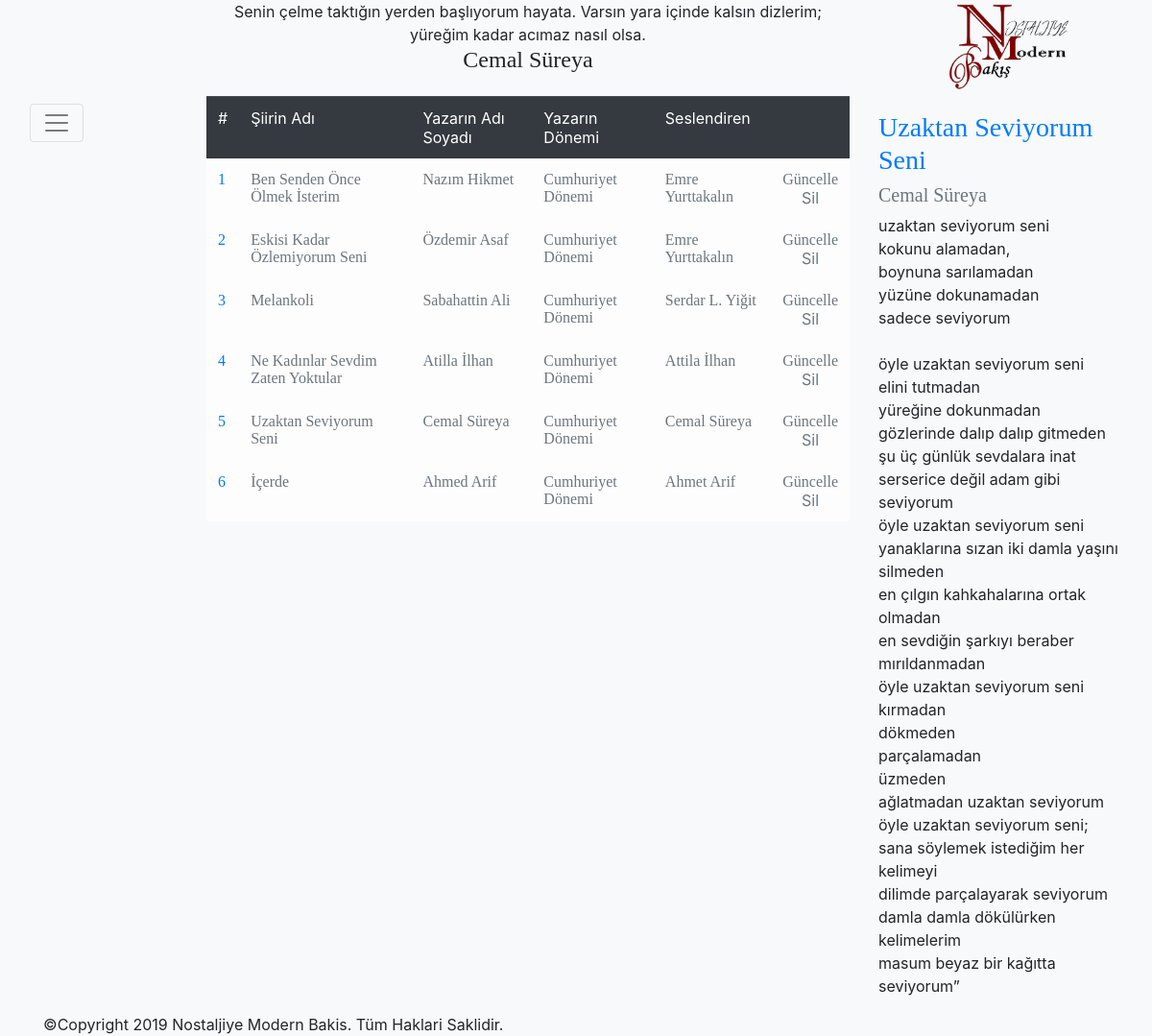
The app's page /siirler.php with its own data.
### tables this page shows
CREATE TABLE `sozler` (
  `id` int(11) NOT NULL,
  `soyleyen` varchar(50) NOT NULL,
  `soz` text NOT NULL
);

CREATE TABLE `siirler` (
  `id` int(11) NOT NULL,
  `yazar_id` int(11) NOT NULL,
  `adi` varchar(50) NOT NULL,
  `soyleyen` varchar(50) NOT NULL,
  `siir` text NOT NULL,
  `sarki_knm` text NOT NULL
);

CREATE TABLE `yazarlar` (
  `id` int(11) NOT NULL,
  `adi` varchar(50) NOT NULL,
  `soyadi` varchar(50) NOT NULL,
  `donem` varchar(50) NOT NULL,
  `foto_url` varchar(300) NOT NULL,
  `dgr_eserler` text,
  `hayati` text NOT NULL
);

CREATE TABLE `donemler` (
  `id` int(11) NOT NULL,
  `adi` varchar(50) NOT NULL
);

### siirler.php (the view, shortened to what this page needs)
<?php include("includes/header.php"); ?>
<table class="table table-light table-hover">
  <thead class="table-dark">
    <tr>
      <td>#</td> <td>Şiirin Adı</td> <td>Yazarın Adı Soyadı</td> <td>Yazarın Dönemi</td>  <td>Seslendiren</td> <td> </td>
    </tr>
  </thead>
  <tbody>
    <?php $query=mysql_query("select * from siirler order by adi asc");
          $i=0;
          while ($row=mysql_fetch_array($query)) { $i++; ?>
            <tr>
              <td class="text-primary baslik_fontu"><?php echo $i; ?></td>
              <td><a class="text-secondary baslik_fontu" href="siir_bilgileri.php?id=<?php echo $row["id"]; ?>"><?php echo $row["adi"]; ?></a></td>
              <?php $qu1=mysql_query("select * from yazarlar where id='$row[yazar_id]' ");
                    $rw1=mysql_fetch_array($qu1);
              ?>
              <td><a class="text-secondary baslik_fontu" href="yzr_bilgileri.php?id=<?php echo $rw1["id"]; ?>"><?php echo $rw1["adi"]." ".$rw1["soyadi"]; ?></a></td>
              <td class="text-secondary baslik_fontu">
                <?php
                  $srg=mysql_query("select * from donemler where id='$rw1[donem]'");
                  $str=mysql_fetch_array($srg);
                  echo $str["adi"];
                ?>
              </td>
            <td class="text-secondary baslik_fontu"><?php echo $row["soyleyen"]; ?></td>
              <td class="text-center"><a class="text-secondary baslik_fontu" href="siir_guncelle.php?id=<?php echo $row["id"]; ?>">Güncelle</a><br/><a class="text-secondary" href="siir_sil.php?id=<?php echo $row["id"]; ?>">Sil</a></td>
            </tr>
    <?php } ?>
  </tbody>
</table>
<?php include("includes/footer.php"); ?>

### includes/header.php (shortened to what this page needs)
<html>
  <head>
    <link rel="stylesheet" href="https://stackpath.bootstrapcdn.com/bootstrap/4.3.1/css/bootstrap.min.css">
  </head>
  <body class="bg-light">
        <div class="container-fluid">
          <div class="row">
            <div class="col"></div>
            <div class="col-7">
                <div class="text-center">
                  <?php
            						$qr=mysql_query("select * from sozler");
            						$str_say=mysql_num_rows($qr);
            						$rnd=mt_rand(1,$str_say);
            						$query=mysql_query("select * from sozler where id='$rnd'");
            						$row=mysql_fetch_array($query);
            						echo $row["soz"];
                        echo "<h4 class=\"baslik_fontu\">".$row["soyleyen"]."</h4>";
            			?>
                </div>
              </div>
            <div class="col-3 text-center">
                <a href="anasayfa.php"><img width="125" height="100" src="Logo.png" alt="logo" /></a>
              </div>
          </div>
          <div class="row">
              <div class="col-2">
                <div class="pos-f-t">
                        <nav class="navbar navbar-light bg-light">
                          <button class="navbar-toggler" type="button" data-toggle="collapse" data-target="#navbarToggleExternalContent" aria-controls="navbarToggleExternalContent" aria-expanded="flase" aria-label="Toggle navigation">
                            <span class="navbar-toggler-icon"></span>
                          </button>
                        </nav>
                </div>
              </div>
              <div class="col-7">

### includes/footer.php
</div>
	<div class="col-3">
		<p>
			<?php
						$qr=mysql_query("select * from siirler");
						$str_say=mysql_num_rows($qr);
						$rnd=mt_rand(1,$str_say);
						$query=mysql_query("select * from siirler where id='$rnd'");
						$row=mysql_fetch_array($query);
						echo "<h3><a class=\"text-primary baslik_fontu\" href=\"siir_bilgileri.php?id=".$row["id"]."\">".$row["adi"]."</a></h3>";
						$q1=mysql_query("select * from yazarlar where id='$row[yazar_id]'");
						$r1=mysql_fetch_array($q1);
						echo "<h5><a class=\"text-muted baslik_fontu\" href=\"yzr_bilgileri.php?id=".$r1["id"]."\">".$r1["adi"]." ".$r1["soyadi"]."</a></h5>";
						$satirlar = file($row["siir"]);
						foreach ($satirlar as $siir)
						{
							echo $siir."<br>";
						}
			?>
	</p>
	</div>
</div>
    	</div>
    <div class="container">©Copyright 2019 Nostaljiye Modern Bakis. Tüm Haklari Saklidir.</div>
  </body>
</html>

### includes/header.php (style rules this page uses)
.baslik_fontu { font-family: "Times New Roman", Times, serif; }

### records on screen
sozler: soz "Senin çelme taktığın yerden başlıyorum hayata. Varsın yara içinde kalsın dizlerim; yüreğim kadar acımaz nasıl olsa.", soyleyen "Cemal Süreya"
siirler: adi "Ben Senden Önce Ölmek İsterim", yazarlar.adi "Nazım", yazarlar.soyadi "Hikmet", donemler.adi "Cumhuriyet Dönemi", soyleyen "Emre Yurttakalın"
siirler: adi "Eskisi Kadar Özlemiyorum Seni", yazarlar.adi "Özdemir", yazarlar.soyadi "Asaf", donemler.adi "Cumhuriyet Dönemi", soyleyen "Emre Yurttakalın"
siirler: adi "Melankoli", yazarlar.adi "Sabahattin", yazarlar.soyadi "Ali", donemler.adi "Cumhuriyet Dönemi", soyleyen "Serdar L. Yiğit"
siirler: adi "Ne Kadınlar Sevdim Zaten Yoktular", yazarlar.adi "Atilla", yazarlar.soyadi "İlhan", donemler.adi "Cumhuriyet Dönemi", soyleyen "Attila İlhan"
siirler: adi "Uzaktan Seviyorum Seni", yazarlar.adi "Cemal", yazarlar.soyadi "Süreya", donemler.adi "Cumhuriyet Dönemi", soyleyen "Cemal Süreya", siir "uzaktan seviyorum seni", siir "kokunu alamadan,", siir "boynuna sarılamadan", siir "yüzüne dokunamadan", siir "sadece seviyorum", siir "öyle uzaktan seviyorum seni", siir "elini tutmadan", siir "yüreğine dokunmadan", siir "gözlerinde dalıp dalıp gitmeden", siir "şu üç günlük sevdalara inat", siir "serserice değil adam gibi seviyorum", siir "yanaklarına sızan iki damla yaşını silmeden", siir "en çılgın kahkahalarına ortak olmadan", siir "en sevdiğin şarkıyı beraber mırıldanmadan", siir "kırmadan", siir "dökmeden", siir "parçalamadan", siir "üzmeden", siir "ağlatmadan uzaktan seviyorum", siir "öyle uzaktan seviyorum seni;", siir "sana söylemek istediğim her kelimeyi", siir "dilimde parçalayarak seviyorum", siir "damla damla dökülürken kelimelerim", siir "masum beyaz bir kağıtta seviyorum”"
siirler: adi "İçerde", yazarlar.adi "Ahmed", yazarlar.soyadi "Arif", donemler.adi "Cumhuriyet Dönemi", soyleyen "Ahmet Arif"
yazarlar: adi "Cemal", soyadi "Süreya"
